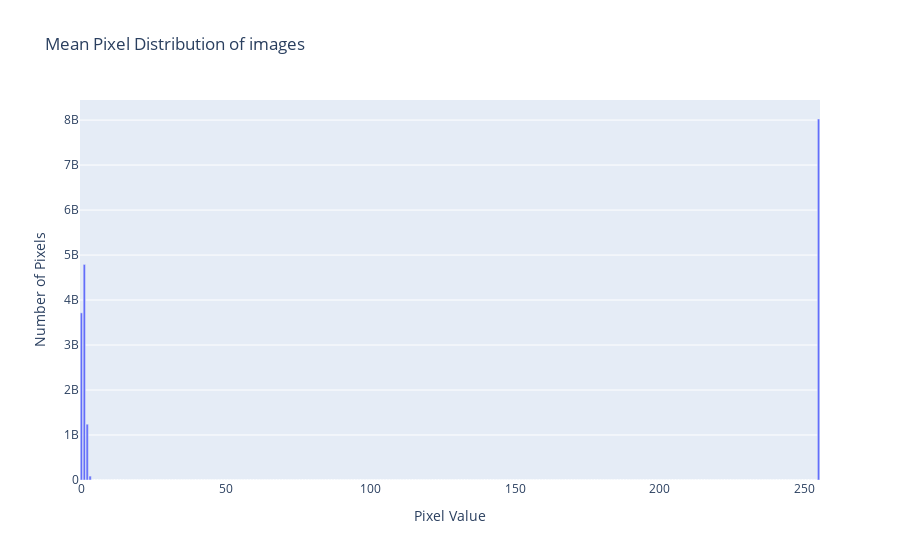

The notebook cell saved with this chart:
### Code cell
import plotly.graph_objects as go

# Calculate the mean color distribution across all images
mean_color_distribution = np.mean(color_distributions, axis=0)

# Create a bar chart of the mean color distribution
fig = go.Figure(
    go.Bar(x=np.arange(256), y=sum_colors, name="Mean Color Distribution")
)

# Set the title and axis labels
fig.update_layout(
    title="Mean Pixel Distribution of images",
    xaxis_title="Pixel Value",
    yaxis_title="Number of Pixels"
)

# Show the plot
fig.show()

### Figure 1 — Plotly figure (JSON) as saved in the notebook; plotly's stock layout.template omitted (floating-point values rounded to 4 significant figures; data arrays with more than 128 entries replaced by an {"elided": "..."} marker saying what was removed)
{"data": [{"name": "Mean Color Distribution", "type": "bar", "x": {"elided": "256 int values"}, "y": {"elided": "256 int values"}}], "layout": {"title": {"text": "Mean Pixel Distribution of images"}, "xaxis": {"title": {"text": "Pixel Value"}}, "yaxis": {"title": {"text": "Number of Pixels"}}}}
